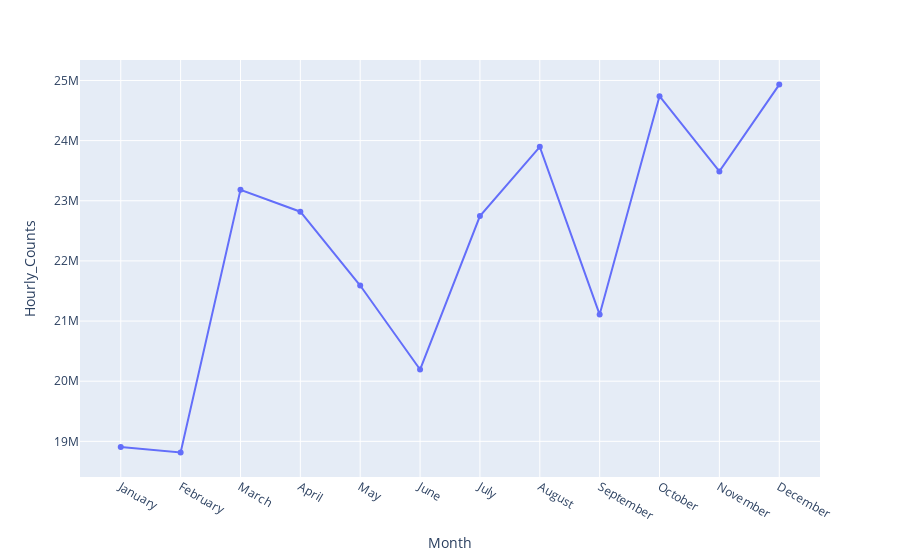

This figure's notebook cell:
### Code cell
# add markers to data points

figure = px.line(sorted_months_2019_df, x="Month", y="Hourly_Counts")
figure.update_traces(mode='lines+markers')

### Figure 1 — Plotly figure (JSON) as saved in the notebook; plotly's stock layout.template omitted (floating-point values rounded to 4 significant figures)
{"data": [{"hovertemplate": "Month=%{x}<br>Hourly_Counts=%{y}<extra></extra>", "legendgroup": "", "line": {"color": "#636efa", "dash": "solid"}, "mode": "lines+markers", "name": "", "orientation": "v", "showlegend": false, "type": "scatter", "x": ["January", "February", "March", "April", "May", "June", "July", "August", "September", "October", "November", "December"], "xaxis": "x", "y": [18904686, 18816254, 23181242, 22818120, 21590920, 20194222, 22744685, 23896524, 21107792, 24738547, 23487511, 24931172], "yaxis": "y"}], "layout": {"autosize": true, "legend": {"tracegroupgap": 0}, "margin": {"t": 60}, "xaxis": {"anchor": "y", "autorange": true, "domain": [0, 1], "range": [-0.6441, 11.64], "title": {"text": "Month"}, "type": "category"}, "yaxis": {"anchor": "x", "autorange": true, "domain": [0, 1], "range": [18380000.0, 25370000.0], "title": {"text": "Hourly_Counts"}, "type": "linear"}}}
